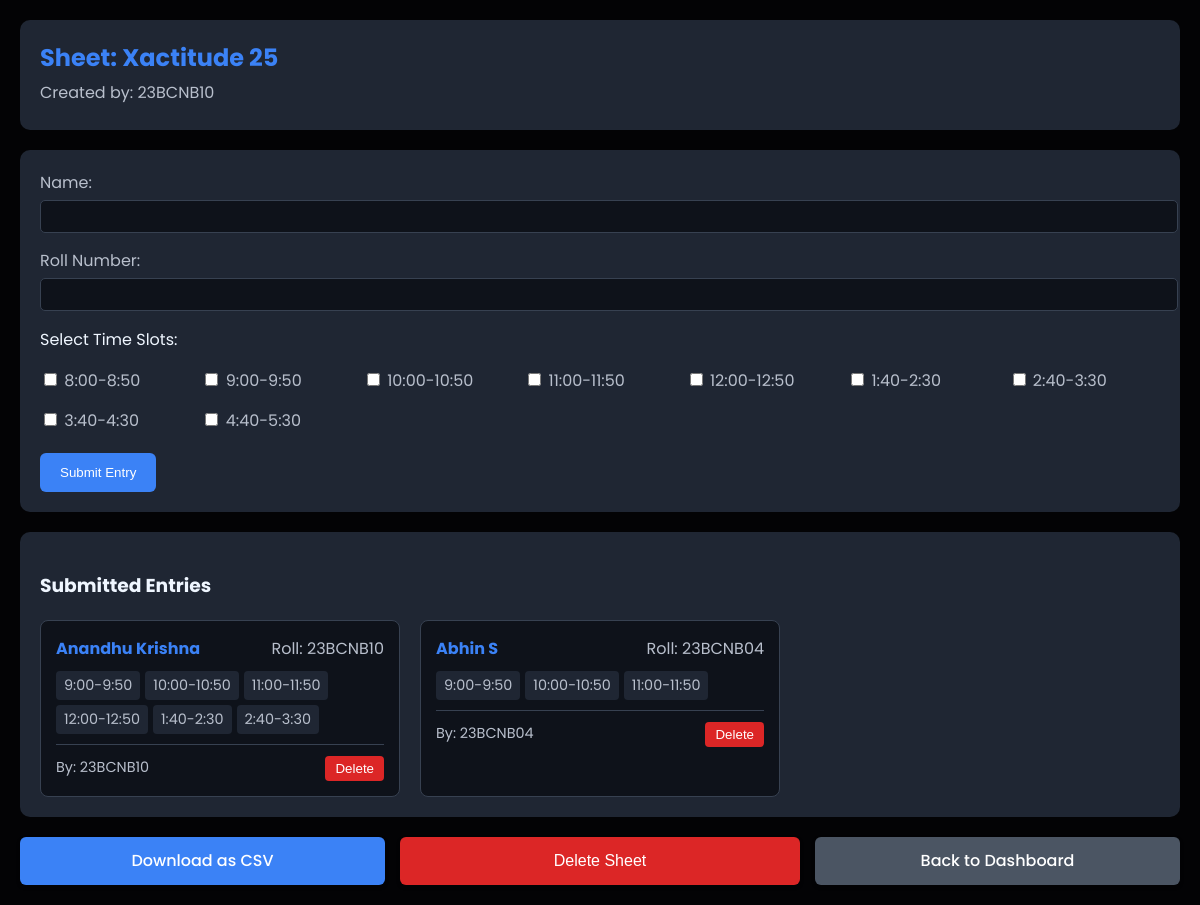
Page /sheet/1 (signed in) on the committed database.
### tables this page shows
CREATE TABLE sheets (
            id INTEGER PRIMARY KEY AUTOINCREMENT,
            sheet_name TEXT NOT NULL,
            creator TEXT NOT NULL
        );

CREATE TABLE entries (
            id INTEGER PRIMARY KEY AUTOINCREMENT,
            sheet_id INTEGER NOT NULL,
            name TEXT NOT NULL,
            roll_number TEXT NOT NULL,
            time_slots TEXT NOT NULL,
            user TEXT NOT NULL
        );

### app.py (the view, shortened to what this page needs)
@app.route('/sheet/<int:sheet_id>', methods=['GET', 'POST'])
def sheet_detail(sheet_id):
    if 'username' not in session:
        flash('Please log in first!', 'warning')
        return redirect(url_for('login'))
    conn = sqlite3.connect('odms.db')
    c = conn.cursor()
    c.execute('SELECT sheet_name, creator FROM sheets WHERE id=?', (sheet_id,))
    row = c.fetchone()
    if not row:
        conn.close()
        flash('Sheet not found!', 'danger')
        return redirect(url_for('dashboard'))
    sheet_name, creator = row
    c.execute('SELECT id, name, roll_number, time_slots, user FROM entries WHERE sheet_id=?', (sheet_id,))
    entries = c.fetchall()
    conn.close()
    return render_template('sheet.html',
                           sheet_id=sheet_id,
                           sheet_name=sheet_name,
                           creator=creator,
                           entries=entries,
                           current_user=session['username'])

### templates/sheet.html (shortened to what this page needs)
<!DOCTYPE html>
<html lang="en">
<head>
    <link rel="stylesheet" href="{{ url_for('static', filename='sheet.css') }}">
</head>
<body>
    <div class="container">
        <header>
            <h2>Sheet: {{ sheet_name }}</h2>
            <p class="creator-info">Created by: {{ creator }}</p>
        </header>
        <form method="POST" class="entry-form">
            <div class="form-group">
                <label>Name:</label>
                <input type="text" name="name" required>
            </div>
            <div class="form-group">
                <label>Roll Number:</label>
                <input type="text" name="roll_number" required>
            </div>
            <div class="form-group">
                <p>Select Time Slots:</p>
                <div class="time-slots">
                    {% for slot in ["8:00-8:50","9:00-9:50","10:00-10:50","11:00-11:50","12:00-12:50","1:40-2:30","2:40-3:30","3:40-4:30","4:40-5:30"] %}
                    <label class="slot-label">
                        <input type="checkbox" name="time_slots" value="{{ slot }}">
                        <span>{{ slot }}</span>
                    </label>
                    {% endfor %}
                </div>
            </div>
            <button type="submit" class="submit-btn">Submit Entry</button>
        </form>
        <div class="entries-section">
            <h3>Submitted Entries</h3>
            <div class="entries-grid">
                {% for entry_id, name, roll, slots, user in entries %}
                <div class="entry-card">
                    <div class="entry-header">
                        <h4>{{ name }}</h4>
                        <span class="roll-number">Roll: {{ roll }}</span>
                    </div>
                    <div class="time-slots-display">
                        {% for slot in slots.split(',') %}
                        <span class="slot-tag">{{ slot }}</span>
                        {% endfor %}
                    </div>
                    <div class="entry-footer">
                        <span class="submitted-by">By: {{ user }}</span>
                        {% if creator == current_user %}
                        <form method="POST" action="{{ url_for('delete_entry', sheet_id=sheet_id, entry_id=entry_id) }}" class="delete-form">
                            <button type="submit" class="delete-btn">Delete</button>
                        </form>
                        {% endif %}
                    </div>
                </div>
                {% endfor %}
            </div>
        </div>
        {% if creator == current_user %}
        <div class="action-buttons">
            <a href="{{ url_for('download_sheet', sheet_id=sheet_id) }}" class="download-btn">Download as CSV</a>
            <form method="POST" action="{{ url_for('delete_sheet', sheet_id=sheet_id) }}" class="delete-sheet-form" onsubmit="return confirm('Are you sure you want to delete this sheet? This action cannot be undone.');">
                <button type="submit" class="delete-sheet-btn">Delete Sheet</button>
            </form>
            <a href="{{ url_for('dashboard') }}" class="back-btn">Back to Dashboard</a>
        </div>
        {% endif %}
    </div>
</body>
</html>

### static/sheet.css (style rules this page uses)
body { background-color: #030305; color: #EFF6FF; font-family: 'Poppins', sans-serif; margin: 0; padding: 20px; }
.container { max-width: 1200px; margin: 0 auto; }
header { background-color: #1F2633; padding: 20px; border-radius: 10px; margin-bottom: 20px; }
header h2 { color: #3B82F6; margin: 0; }
.creator-info { color: #B8BFCC; margin: 5px 0; }
.entry-form { background-color: #1F2633; padding: 20px; border-radius: 10px; margin-bottom: 20px; }
.form-group { margin-bottom: 15px; }
.form-group label { display: block; margin-bottom: 5px; color: #B8BFCC; }
input[type="text"] { width: 100%; padding: 8px; border-radius: 5px; border: 1px solid #374151; background-color: #0E121A; color: #EFF6FF; }
.time-slots { display: grid; grid-template-columns: repeat(auto-fill, minmax(150px, 1fr)); gap: 10px; }
.slot-label { display: flex; align-items: center; color: #B8BFCC; }
.submit-btn { background-color: #3B82F6; color: white; border: none; padding: 10px 20px; border-radius: 5px; cursor: pointer; }
.entries-section { background-color: #1F2633; padding: 20px; border-radius: 10px; }
.entries-grid { display: grid; grid-template-columns: repeat(auto-fill, minmax(300px, 1fr)); gap: 20px; margin-top: 20px; }
.entry-card { background-color: #0E121A; padding: 15px; border-radius: 8px; border: 1px solid #374151; }
.entry-header { display: flex; justify-content: space-between; align-items: center; margin-bottom: 10px; }
.entry-header h4 { margin: 0; color: #3B82F6; }
.roll-number { color: #B8BFCC; }
.time-slots-display { display: flex; flex-wrap: wrap; gap: 5px; margin-bottom: 10px; }
.slot-tag { background-color: #1F2633; color: #B8BFCC; padding: 4px 8px; border-radius: 4px; font-size: 0.9em; }
.entry-footer { display: flex; justify-content: space-between; align-items: center; margin-top: 10px; padding-top: 10px; border-top: 1px solid #374151; }
.submitted-by { color: #B8BFCC; font-size: 0.9em; }
.delete-btn { background-color: #DC2626; color: white; border: none; padding: 5px 10px; border-radius: 4px; cursor: pointer; }
.action-buttons { margin-top: 20px; display: flex; flex-direction: row; gap: 15px; align-items: center; justify-content: center; }
.download-btn, .back-btn, .delete-sheet-btn { display: inline-block; width: 400px; height: 48px; line-height: 48px; padding: 0; border-radius: 6px; text-decoration: none; color: white; font-size: 1rem; font-weight: 500; border: none; cursor: pointer; transition: all 0.2s ease; text-align: center; box-shadow: 0 2px 4px rgba(0, 0, 0, 0.2); }
.download-btn { background-color: #3B82F6; }
.back-btn { background-color: #4B5563; }
.delete-sheet-btn { background-color: #DC2626; }
.delete-sheet-form { flex: 1; }
.submit-btn { background-color: #3B82F6; color: white; border: none; padding: 12px 20px; border-radius: 6px; cursor: pointer; font-weight: 500; transition: background-color 0.2s; }
.delete-btn { background-color: #DC2626; color: white; border: none; padding: 5px 10px; border-radius: 4px; cursor: pointer; transition: background-color 0.2s; }

### rows in the picture
sheets: sheet_name "Xactitude 25", creator "23BCNB10"
entries: name "Anandhu Krishna", roll_number "23BCNB10", slot "9:00-9:50" "10:00-10:50" "11:00-11:50" "12:00-12:50" "1:40-2:30" "2:40-3:30", user "23BCNB10"
entries: name "Abhin S", roll_number "23BCNB04", slot "9:00-9:50" "10:00-10:50" "11:00-11:50", user "23BCNB04"

### other values in the picture
{{ slot }} "8:00-8:50" "9:00-9:50" "10:00-10:50" "11:00-11:50" "12:00-12:50" "1:40-2:30" "2:40-3:30" "3:40-4:30" "4:40-5:30"
